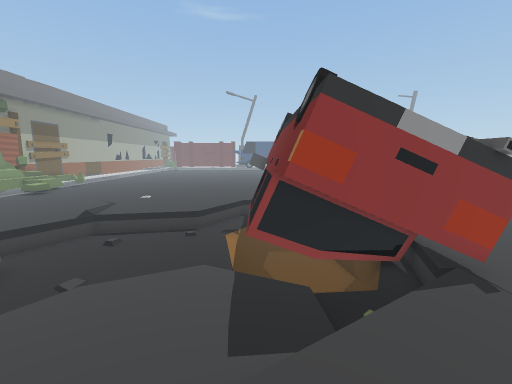
View 1 (above)

19 first-person views from a walk through a Unity game level. The camera is 1.5 m above the floor, tilts 8° down and sees 90° across. The floor is counted in squares, 0.5 m on a side. Each view is taken from the middle of a square. On the plan, view 1 faces up. The plan holds only what a view shows up to about 19 squares ahead; the rest is blank. The place goes on beyond the plan. The player is left out.

View 2
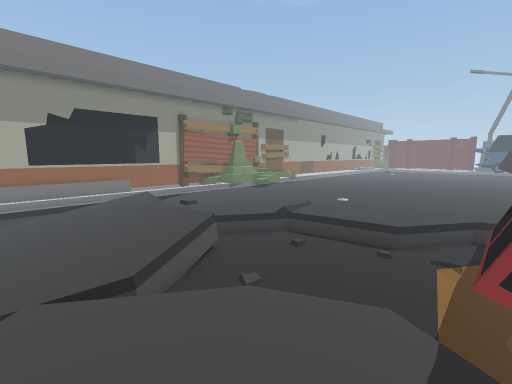

View 3
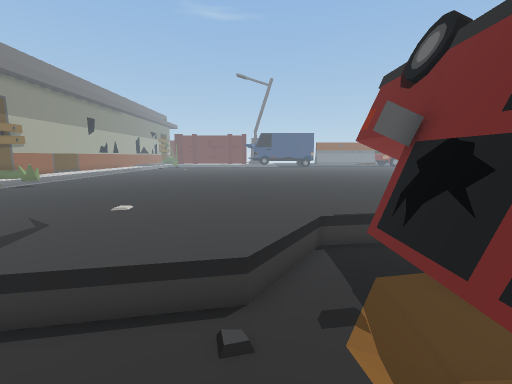

View 4
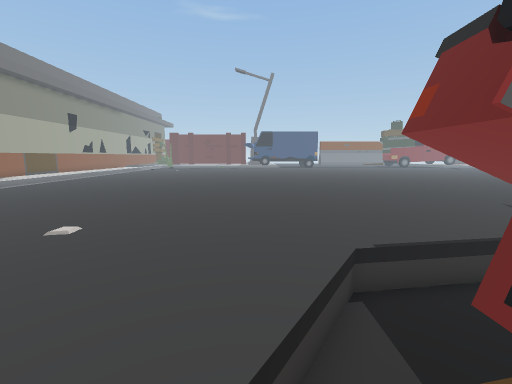

View 5
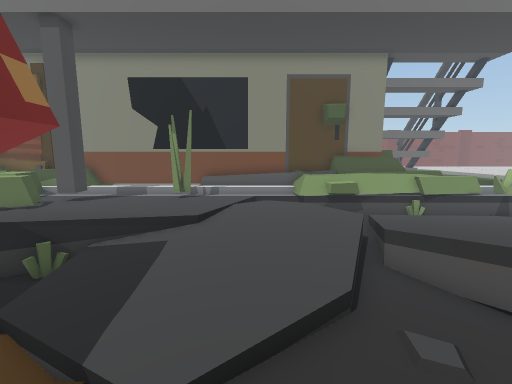

View 6
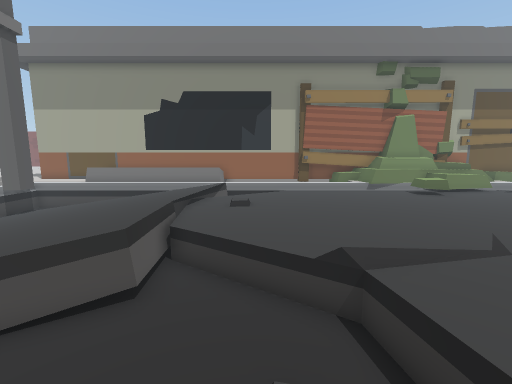

View 7
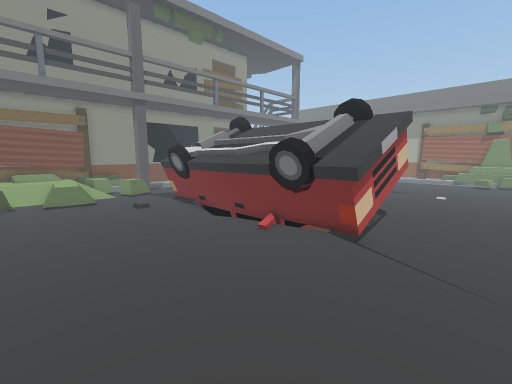

View 8
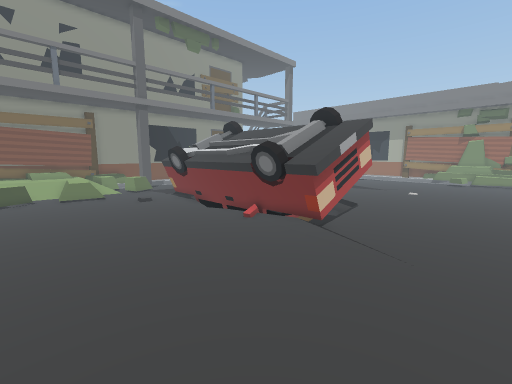

View 9
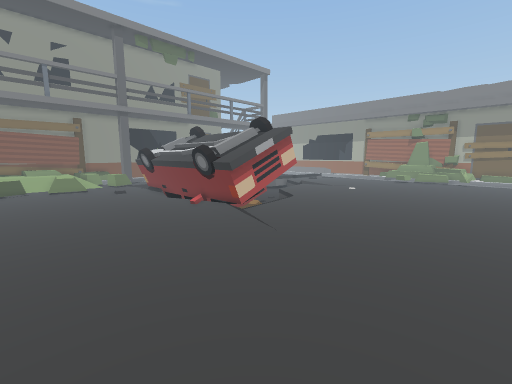

View 10
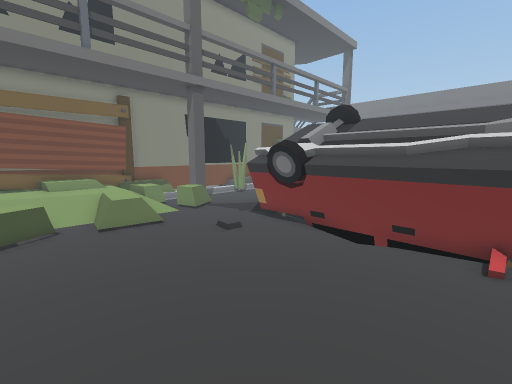

View 11
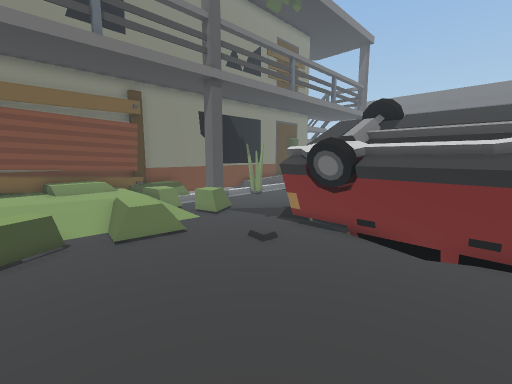

View 12
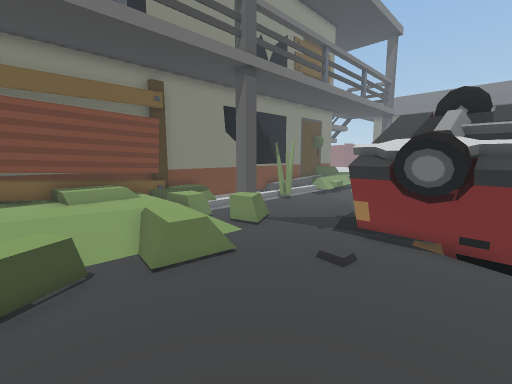

View 13
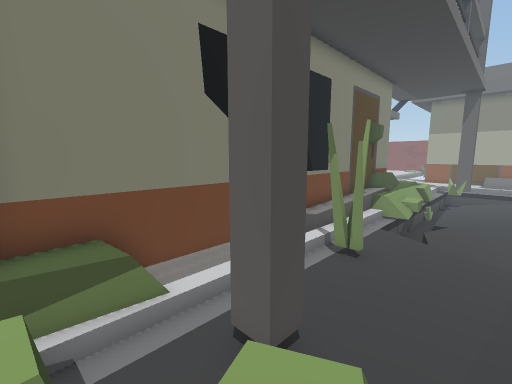

View 14
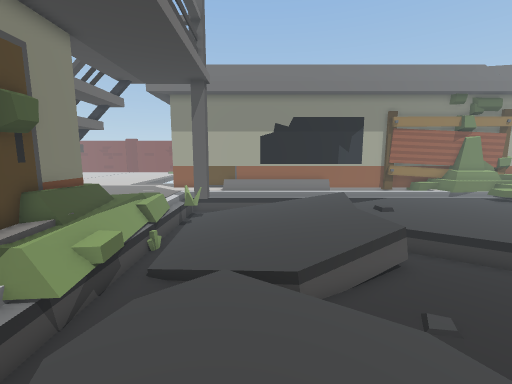

View 15
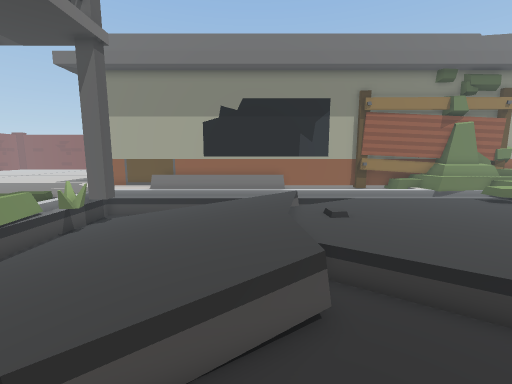

View 16
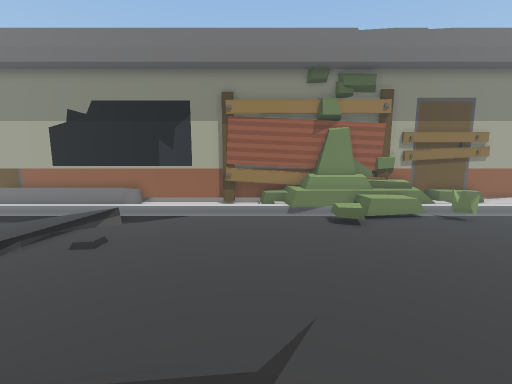

View 17
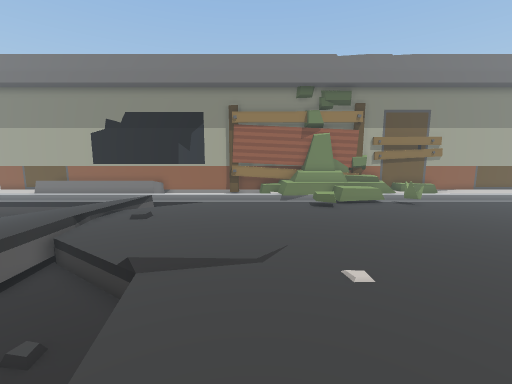

View 18
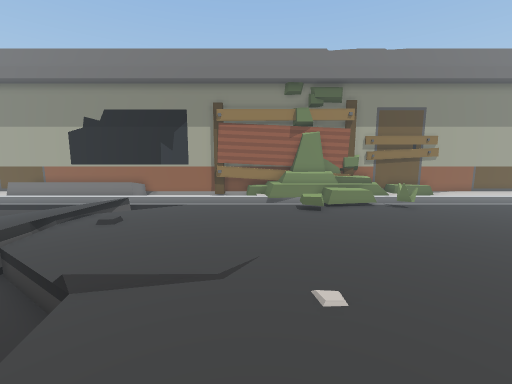

View 19
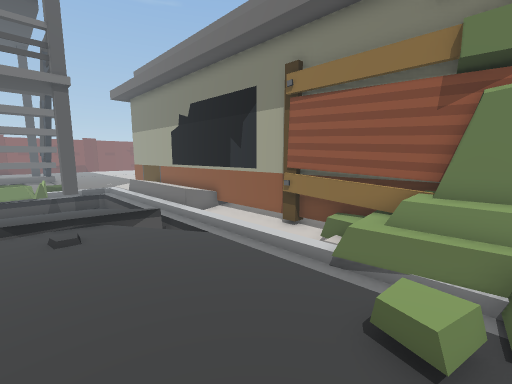

### Floor plan
Key: @ floor where view 1 was taken; # wall or solid block; . main floor; : floor 0.25 m higher than the main floor; - floor 0.25 m lower than the main floor; + floor 0.5 m higher than the main floor; _ floor 0.5 m lower than the main floor; * floor 0.75 m higher than the main floor; / step, stairs or slope; = window, fence, low wall or low ledge; ^ raised ledge; v drop or lower ground; C car; O other object.
Columns run from 22 left of view 1 to 15 right of it. Each row starts with its distance up from view 1.
 31 #::... .. .. .. ..   .. .. .. ..   ..
 30 #/...................................
 29 #/....................................
 28 # /.................................
 27 #+/.................................
 26 # :.==...............................
 25 #//.=.................................
 24 #*///.................................
 23 #*++/.................................
 22 ##++/.................................
 21 ##+./.................................
 20 ##+.OO................................
 19 #*+....................CCCCCC.........
 18 #=+....................CCCCCCC........
 17 #=/................../_C#CCCCC........
 16 ##/................./__CCCCCCC........
 15 # /.................__CC CCCCC........
 14 # /................/__CC  CCCC........
 13 #./.......... //_____/CC  CCCC........
 12 #.///......../_______/CC  CCCC........
 11 #./._........________/CC  CCCC........
 10 #./._/....../_________CC   CCC........
  9 #./.==/..../__________CC###CCC........
  8 # /.:::::///::_____/-///  #CCC........
  7 # /./...::::::____/----C CCCCC........
  6 # ///..........__/-----C#CCCCC........
  5 # ///..........-_-------__//..........
  4 # ///.........../-------.:::....#v=..=
  3 # ///-------.../...---/.........v+v.^^
  2 # //_----------/...../......==.//+///=
  1 # // ----------_/...........^^. /+++/+
  0 #::/ ##=------/___.//.@....##.. /+++++
 -1 #::/_ ##=___/_=v____..##...##.++++++++
 -2 #::./...:=====#:+///..=#......::+//*++
 -3 #:  ::/ /+++++##+///////  ///*########
 -4 #:: :/:  ++ ####################
 -5  ::

Positions as (right, up) in squares from view 1, and headings:
1: (0, 0), facing up
2: (0, 2), facing up-left
3: (-3, 9), facing up
4: (-3, 12), facing up
5: (-3, 11), facing down
6: (-4, 11), facing left
7: (14, 22), facing down-left
8: (15, 24), facing down-left
9: (15, 29), facing down-left
10: (15, 15), facing down-left
11: (15, 13), facing down-left
12: (15, 10), facing down-left
13: (8, 2), facing down-left
14: (0, 3), facing left
15: (-4, 7), facing left
16: (-6, 16), facing left
17: (-2, 16), facing left
18: (-3, 17), facing left
19: (-13, 21), facing down-left
